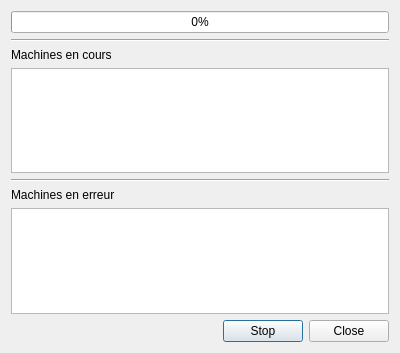
<?xml version="1.0" encoding="UTF-8"?>
<ui version="4.0">
 <class>ProgressDialog</class>
 <widget class="QDialog" name="ProgressDialog">
  <property name="windowModality">
   <enum>Qt::NonModal</enum>
  </property>
  <property name="geometry">
   <rect>
    <x>0</x>
    <y>0</y>
    <width>400</width>
    <height>353</height>
   </rect>
  </property>
  <property name="windowTitle">
   <string>Progress</string>
  </property>
  <layout class="QVBoxLayout" name="verticalLayout">
   <item>
    <widget class="QProgressBar" name="progress_bar">
     <property name="value">
      <number>0</number>
     </property>
    </widget>
   </item>
   <item>
    <widget class="Line" name="line">
     <property name="orientation">
      <enum>Qt::Horizontal</enum>
     </property>
    </widget>
   </item>
   <item>
    <widget class="QLabel" name="label">
     <property name="text">
      <string>Machines en cours</string>
     </property>
    </widget>
   </item>
   <item>
    <widget class="QTextEdit" name="en_cours">
     <property name="readOnly">
      <bool>true</bool>
     </property>
    </widget>
   </item>
   <item>
    <widget class="Line" name="line_2">
     <property name="orientation">
      <enum>Qt::Horizontal</enum>
     </property>
    </widget>
   </item>
   <item>
    <widget class="QLabel" name="label_2">
     <property name="text">
      <string>Machines en erreur</string>
     </property>
    </widget>
   </item>
   <item>
    <widget class="QTextEdit" name="errors">
     <property name="readOnly">
      <bool>true</bool>
     </property>
    </widget>
   </item>
   <item>
    <layout class="QHBoxLayout" name="horizontalLayout">
     <item>
      <spacer name="horizontalSpacer">
       <property name="orientation">
        <enum>Qt::Horizontal</enum>
       </property>
       <property name="sizeHint" stdset="0">
        <size>
         <width>40</width>
         <height>20</height>
        </size>
       </property>
      </spacer>
     </item>
     <item>
      <widget class="QPushButton" name="stop_button">
       <property name="text">
        <string>Stop</string>
       </property>
      </widget>
     </item>
     <item>
      <widget class="QPushButton" name="close_button">
       <property name="text">
        <string>Close</string>
       </property>
      </widget>
     </item>
    </layout>
   </item>
  </layout>
 </widget>
 <resources/>
 <connections/>
</ui>
